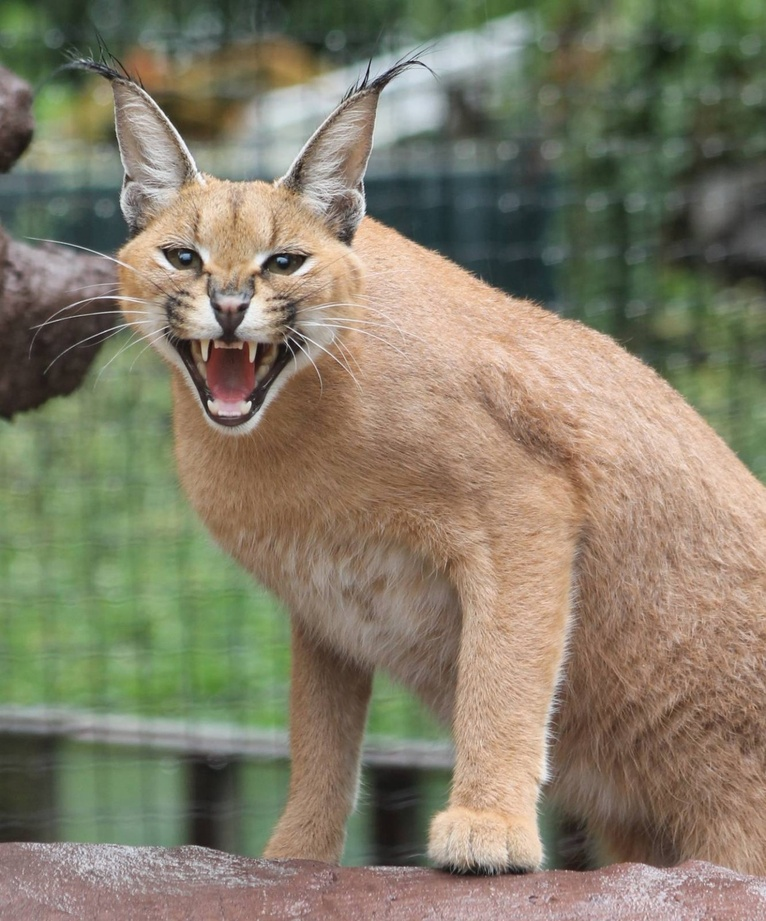
#> input picture lab_1/Images for Python/caracal.jpg, 766 x 921 px, shrunk from 1280 x 1539 before the run
$ python crop_cli.py --input 'Images for Python/caracal.jpg' --output out.png --width 100 --height 100
#> lines starting #> are read from the running program, lines starting #| are printed output that depends on the picture
### lab_1/image_processing.py
from pathlib import Path

from PIL import Image


def load_image(image_path: str) -> Image.Image:
    """Загружает изображение из файла."""
    if not Path(image_path).exists():
        raise FileNotFoundError(f"Файл {image_path} не найден")

    try:
        with Image.open(image_path) as img:
            return img.copy()
    except OSError as e:
        raise OSError(f"Ошибка при загрузке изображения: {e}") from e


def get_image_size(img: Image.Image) -> tuple[int, int]:
    """Получает размер изображения."""
    return img.size


def crop_image_from_top_left(img: Image.Image, width: int, height: int) -> Image.Image:
    """Обрезает изображение от левого верхнего угла."""
    if width <= 0 or height <= 0:
        raise ValueError("Ширина и высота должны быть положительными числами")

    original_width, original_height = img.size

    crop_width = min(width, original_width)
    crop_height = min(height, original_height)

    if crop_width != width or crop_height != height:
        print(
            f"Предупреждение: заданные размеры ({width}x{height}) "
            f"превышают размеры изображения ({original_width}x{original_height})"
        )
        print(f"Используются размеры: {crop_width}x{crop_height}")

    cropped_img = img.crop((0, 0, crop_width, crop_height))
    return cropped_img


def save_image(img: Image.Image, output_path: str) -> None:
    """Сохраняет изображение в файл."""
    try:
        # Создаёт каталог для результата.
        output_dir = Path(output_path).parent
        if output_dir != Path("."):
            output_dir.mkdir(parents=True, exist_ok=True)

        img.save(output_path)
        print(f"Результат сохранен в: {output_path}")
    except (OSError, ValueError) as e:
        raise OSError(f"Ошибка при сохранении изображения: {e}") from e


def process_image_crop(
    input_path: str, output_path: str, width: int, height: int
) -> tuple[Image.Image, Image.Image]:
    """Загружает, обрезает и сохраняет изображение."""
    print(f"Загрузка изображения: {input_path}")
    img = load_image(input_path)

    original_width, original_height = get_image_size(img)
    print(f"Размер исходного изображения: {original_width}x{original_height} пикселей")

    cropped_img = crop_image_from_top_left(img, width, height)
    crop_width, crop_height = get_image_size(cropped_img)
    print(f"Размер обрезанного изображения: {crop_width}x{crop_height} пикселей")

    save_image(cropped_img, output_path)

    return img, cropped_img

### lab_1/visualization.py
import matplotlib.pyplot as plt
from matplotlib.axes import Axes
from matplotlib.figure import Figure
from PIL import Image


def _comparison_figure(
    original_img: Image.Image,
    processed_img: Image.Image,
    original_title: str,
    processed_title: str,
) -> Figure:
    """Создаёт график сравнения изображений."""
    fig = plt.figure(figsize=(12, 6))  # pyright: ignore[reportUnknownMemberType]
    original_axes: Axes = fig.add_subplot(1, 2, 1)
    processed_axes: Axes = fig.add_subplot(1, 2, 2)
    for axes, img, title in (
        (original_axes, original_img, original_title),
        (processed_axes, processed_img, processed_title),
    ):
        width, height = img.size
        axes.imshow(img)  # pyright: ignore[reportUnknownMemberType]
        axes.set_title(  # pyright: ignore[reportUnknownMemberType]
            f"{title}\n{width}x{height} px", fontsize=12, fontweight="bold"
        )
        axes.axis("off")
    fig.tight_layout()
    return fig


def display_images_comparison(
    original_img: Image.Image,
    processed_img: Image.Image,
    original_title: str = "Исходное изображение",
    processed_title: str = "Обработанное изображение",
) -> None:
    """Отображает исходное и обработанное изображения рядом."""
    fig = _comparison_figure(original_img, processed_img, original_title, processed_title)
    try:
        plt.show()  # pyright: ignore[reportUnknownMemberType]
    finally:
        plt.close(fig)


# [14 lines left out: function save_comparison_plot, not called in this run]

### lab_1/crop_cli.py
import argparse
from collections.abc import Sequence
from pathlib import Path

from image_processing import process_image_crop
from visualization import display_images_comparison


class CropArguments(argparse.Namespace):
    """Хранит аргументы командной строки."""

    input: str
    output: str
    width: int
    height: int


def parse_arguments(argv: Sequence[str] | None = None) -> CropArguments:
    """Разбирает аргументы командной строки."""
    parser = argparse.ArgumentParser(
        description="Обрезка изображения до заданных размеров от левого верхнего угла",
        formatter_class=argparse.RawDescriptionHelpFormatter,
        epilog="""
Примеры использования:
  %(prog)s --input photo.jpg --output cropped.jpg --width 500 --height 400
  %(prog)s --input ./images/cat.png --output ./output/cat_crop.png --width 300 --height 300
        """,
    )

    parser.add_argument("--input", type=str, required=True, help="Путь к исходному изображению")
    parser.add_argument(
        "--output", type=str, required=True, help="Путь для сохранения обрезанного изображения"
    )
    parser.add_argument(
        "--width", type=int, required=True, help="Ширина обрезанного изображения в пикселях"
    )
    parser.add_argument(
        "--height", type=int, required=True, help="Высота обрезанного изображения в пикселях"
    )

    return parser.parse_args(argv, namespace=CropArguments())


def validate_arguments(args: CropArguments) -> str | None:
    """Проверяет корректность аргументов."""
    if not Path(args.input).exists():
        return f"Ошибка: файл {args.input} не найден"

    if args.width <= 0 or args.height <= 0:
        return "Ошибка: ширина и высота должны быть положительными числами"

    return None


def main(argv: Sequence[str] | None = None) -> int:
    args = parse_arguments(argv)

    # Проверяет аргументы.
    error_message = validate_arguments(args)
    if error_message:
        print(error_message)
        return 1

    # Обрабатывает изображение.
    try:
        original_img, cropped_img = process_image_crop(
            args.input, args.output, args.width, args.height
        )
#> in load_image, img is the input picture: PIL image 766x921 RGB; mean R, G, B 131.7, 125.2, 105
#> in process_image_crop, `original_width, original_height = get_image_size(img)`: original_width = 766; original_height = 921
#| Размер исходного изображения: 766x921 пикселей
#> in crop_image_from_top_left, `cropped_img = img.crop((0, 0, crop_width, crop_height))`:
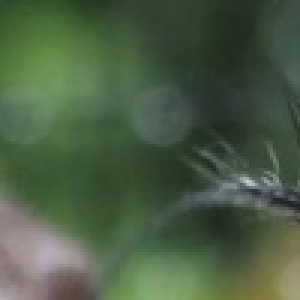
#> cropped_img: PIL image 100x100 RGB (shown 3 times larger); mean R, G, B 75.4, 92.9, 68.6
#> in process_image_crop, `crop_width, crop_height = get_image_size(cropped_img)`: crop_width = 100
#| Размер обрезанного изображения: 100x100 пикселей

        # Показывает результат.
        display_images_comparison(
            original_img, cropped_img, "Исходное изображение", "Обрезанное изображение"
        )
#> the loop in _comparison_figure, `for axes, img, title in ( (original_axes, original_img, original_title..` made 2 passes
#> (title, width, height) on passes 1 to 2: ('Исходное изображение', 766, 921), ('Обрезанное изображение', 100, 100)
#> in display_images_comparison, `plt.show()`:
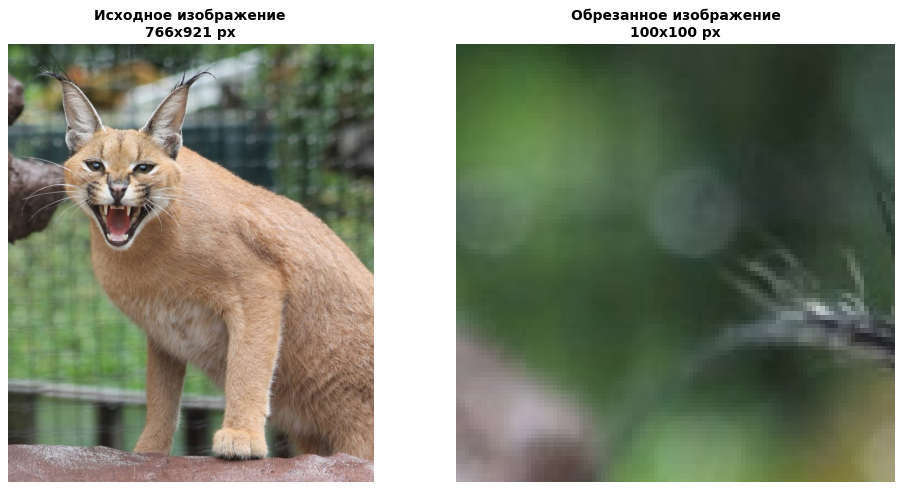
#> figure drawn by matplotlib, 2 panels

        print("", "Обработка завершена успешно!", sep="\n")

    except (OSError, ValueError) as e:
        print(f"Ошибка при обработке изображения: {e}")
        return 1

    return 0


if __name__ == "__main__":
    raise SystemExit(main())
#> (the program exits here)

$ run again, on lab_1/Images for Python/map_for_oasis.jpg
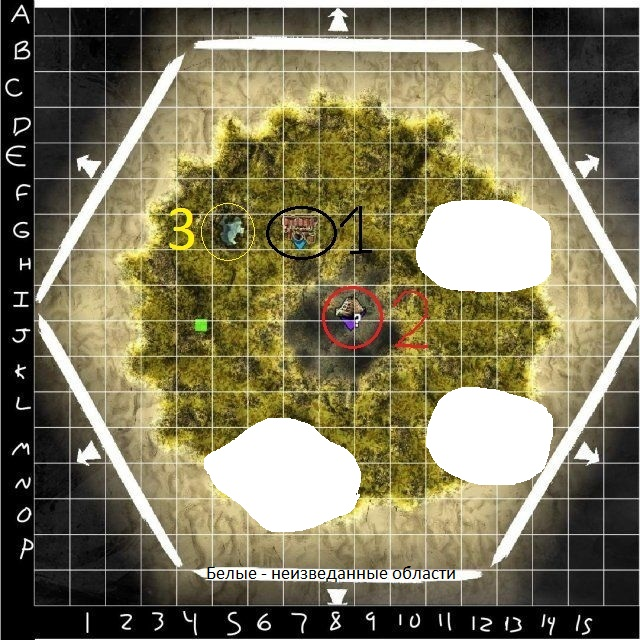
#> input picture lab_1/Images for Python/map_for_oasis.jpg, 640 x 640 px
#> in load_image, img is the input picture: PIL image 640x640 RGB; mean R, G, B 126.2, 119.6, 91.2
#> in process_image_crop, `original_width, original_height = get_image_size(img)`: original_width = 640
#| Размер исходного изображения: 640x640 пикселей
#> in crop_image_from_top_left, `cropped_img = img.crop((0, 0, crop_width, crop_height))`:
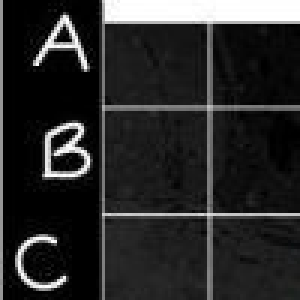
#> cropped_img: PIL image 100x100 RGB (shown 3 times larger); mean R, G, B 41.7, 41.7, 41.7
#> in process_image_crop, `crop_width, crop_height = get_image_size(cropped_img)`: crop_width = 100
#| Размер обрезанного изображения: 100x100 пикселей
#> the loop in _comparison_figure, `for axes, img, title in ( (original_axes, original_img, original_title..` made 2 passes
#> (title, width, height) on passes 1 to 2: ('Исходное изображение', 640, 640), ('Обрезанное изображение', 100, 100)
#> in display_images_comparison, `plt.show()`:
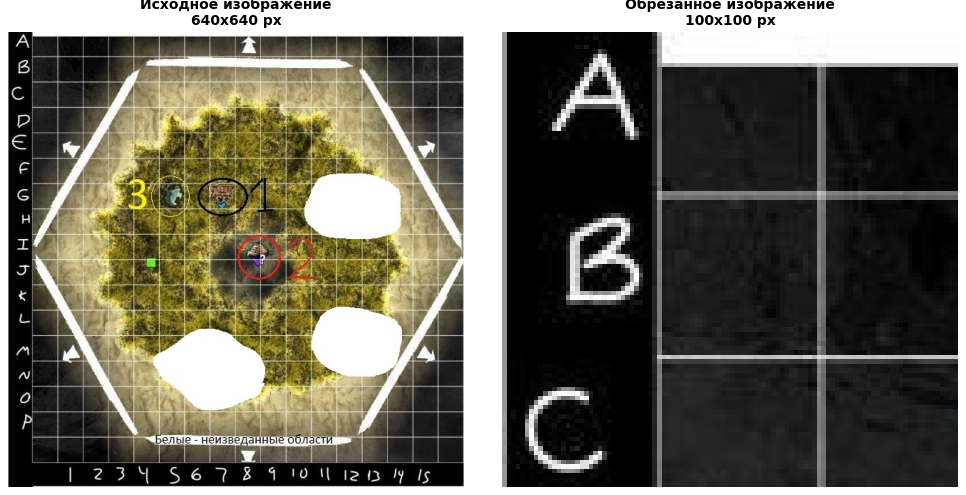
#> figure drawn by matplotlib, 2 panels
